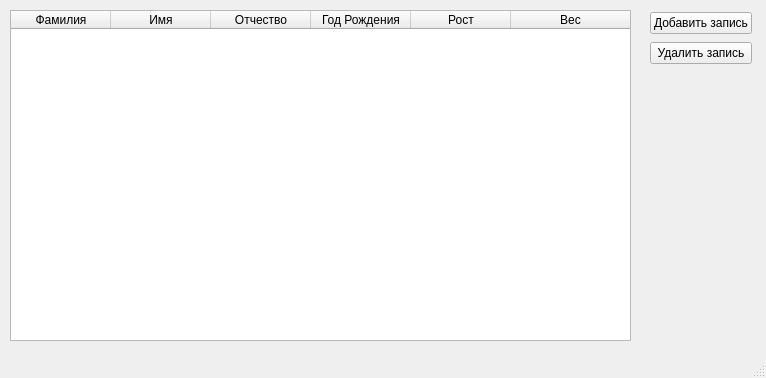
<?xml version="1.0" encoding="UTF-8"?>
<ui version="4.0">
 <class>MainWindow</class>
 <widget class="QMainWindow" name="MainWindow">
  <property name="geometry">
   <rect>
    <x>0</x>
    <y>0</y>
    <width>766</width>
    <height>378</height>
   </rect>
  </property>
  <property name="minimumSize">
   <size>
    <width>766</width>
    <height>378</height>
   </size>
  </property>
  <property name="maximumSize">
   <size>
    <width>766</width>
    <height>378</height>
   </size>
  </property>
  <property name="windowTitle">
   <string>Картотека Пациентов</string>
  </property>
  <widget class="QWidget" name="centralwidget">
   <widget class="QTableWidget" name="tableWidget">
    <property name="geometry">
     <rect>
      <x>10</x>
      <y>10</y>
      <width>621</width>
      <height>331</height>
     </rect>
    </property>
    <property name="focusPolicy">
     <enum>Qt::StrongFocus</enum>
    </property>
    <property name="contextMenuPolicy">
     <enum>Qt::NoContextMenu</enum>
    </property>
    <property name="autoFillBackground">
     <bool>false</bool>
    </property>
    <property name="frameShape">
     <enum>QFrame::StyledPanel</enum>
    </property>
    <property name="midLineWidth">
     <number>0</number>
    </property>
    <property name="dragEnabled">
     <bool>true</bool>
    </property>
    <property name="dragDropMode">
     <enum>QAbstractItemView::NoDragDrop</enum>
    </property>
    <property name="selectionMode">
     <enum>QAbstractItemView::SingleSelection</enum>
    </property>
    <property name="selectionBehavior">
     <enum>QAbstractItemView::SelectRows</enum>
    </property>
    <property name="gridStyle">
     <enum>Qt::SolidLine</enum>
    </property>
    <property name="sortingEnabled">
     <bool>false</bool>
    </property>
    <attribute name="horizontalHeaderVisible">
     <bool>true</bool>
    </attribute>
    <attribute name="horizontalHeaderHighlightSections">
     <bool>true</bool>
    </attribute>
    <attribute name="horizontalHeaderShowSortIndicator" stdset="0">
     <bool>false</bool>
    </attribute>
    <attribute name="horizontalHeaderStretchLastSection">
     <bool>true</bool>
    </attribute>
    <attribute name="verticalHeaderVisible">
     <bool>false</bool>
    </attribute>
    <column>
     <property name="text">
      <string>Фамилия</string>
     </property>
    </column>
    <column>
     <property name="text">
      <string>Имя</string>
     </property>
    </column>
    <column>
     <property name="text">
      <string>Отчество</string>
     </property>
    </column>
    <column>
     <property name="text">
      <string>Год Рождения</string>
     </property>
    </column>
    <column>
     <property name="text">
      <string>Рост</string>
     </property>
    </column>
    <column>
     <property name="text">
      <string>Вес</string>
     </property>
     <property name="icon">
      <iconset theme="appointment-missed">
       <normaloff>.</normaloff>.</iconset>
     </property>
    </column>
   </widget>
   <widget class="QWidget" name="layoutWidget">
    <property name="geometry">
     <rect>
      <x>650</x>
      <y>10</y>
      <width>102</width>
      <height>56</height>
     </rect>
    </property>
    <layout class="QVBoxLayout" name="verticalLayout">
     <item>
      <widget class="QPushButton" name="addButton">
       <property name="text">
        <string>Добавить запись</string>
       </property>
      </widget>
     </item>
     <item>
      <widget class="QPushButton" name="delButton">
       <property name="text">
        <string>Удалить запись</string>
       </property>
      </widget>
     </item>
    </layout>
   </widget>
  </widget>
  <widget class="QMenuBar" name="menubar">
   <property name="geometry">
    <rect>
     <x>0</x>
     <y>0</y>
     <width>766</width>
     <height>21</height>
    </rect>
   </property>
  </widget>
  <widget class="QStatusBar" name="statusbar"/>
 </widget>
 <resources/>
 <connections/>
</ui>
